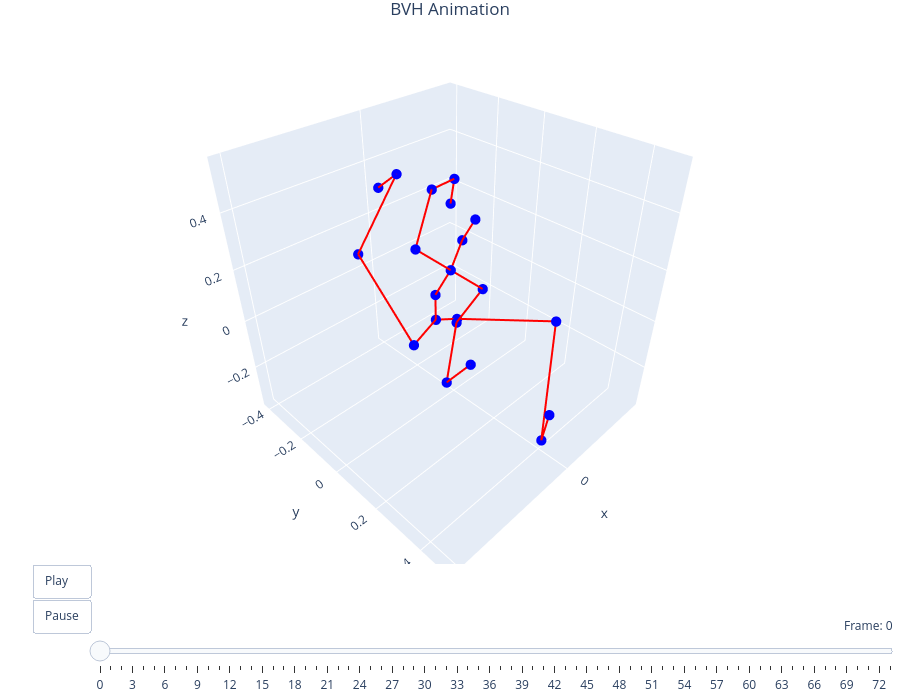

Notebook source saved alongside this figure:
### Code cell
filename = 'improved_animation'
viewer = preview_bvh(f'bvh/{filename}.bvh', True, True)

### Figure 1 — Plotly figure (JSON) as saved in the notebook; plotly's stock layout.template omitted (floating-point values rounded to 4 significant figures)
{"data": [{"hoverinfo": "text", "marker": {"color": "blue", "size": 6}, "mode": "markers", "showlegend": false, "text": ["Hips", "Spine", "Chest", "Neck", "Head", "Head_end", "LeftShoulder", "LeftArm", "LeftForeArm", "LeftHand", "LeftHand_end", "RightShoulder", "RightArm", "RightForeArm", "RightHand", "RightHand_end", "LeftUpLeg", "LeftLeg", "LeftFoot", "LeftToeBase", "LeftToeBase_end", "RightUpLeg", "RightLeg", "RightFoot", "RightToeBase", "RightToeBase_end"], "type": "scatter3d", "x": [0.09068, 0.09068, 0.09551, 0.02351, 0.01902, 0.01902, -0.008518, 0.02746, 0.2226, 0.1679, 0.1679, 0.1995, 0.09083, -0.1188, -0.1222, -0.1222, -0.009316, -0.0637, 0.04503, 0.01984, 0.01984, 0.1907, 0.119, 0.08595, 0.1015, 0.1015], "y": [0.004494, 0.004494, 0.07841, 0.05626, 0.1038, 0.1038, 0.1179, 0.03835, 0.1879, 0.236, 0.236, 0.03894, -0.003985, -0.1189, -0.1397, -0.1397, 0.004494, 0.3686, 0.4379, 0.4396, 0.4396, 0.004494, -0.3554, -0.1643, -0.2385, -0.2385], "z": [0.002159, 0.1022, 0.2326, 0.2984, 0.3862, 0.3862, 0.132, -0.02542, -0.07079, -0.002221, -0.002221, 0.3332, 0.4701, 0.397, 0.2992, 0.2992, -0.04784, 0.1085, -0.2734, -0.1767, -0.1767, -0.04784, 0.1115, 0.4649, 0.3997, 0.3997]}, {"hoverinfo": "none", "line": {"color": "red", "width": 4}, "mode": "lines", "showlegend": false, "type": "scatter3d", "x": [0.09068, 0.09068, null, 0.09551, 0.09068, null, 0.02351, 0.09551, null, 0.01902, 0.02351, null, 0.01902, 0.01902, null, -0.008518, 0.09551, null, 0.02746, -0.008518, null, 0.2226, 0.02746, null, 0.1679, 0.2226, null, 0.1679, 0.1679, null, 0.1995, 0.09551, null, 0.09083, 0.1995, null, -0.1188, 0.09083, null, -0.1222, -0.1188, null, -0.1222, -0.1222, null, -0.009316, 0.09068, null, -0.0637, -0.009316, null, 0.04503, -0.0637, null, 0.01984, 0.04503, null, 0.01984, 0.01984, null, 0.1907, 0.09068, null, 0.119, 0.1907, null, 0.08595, 0.119, null, 0.1015, 0.08595, null, 0.1015, 0.1015, null], "y": [0.004494, 0.004494, null, 0.07841, 0.004494, null, 0.05626, 0.07841, null, 0.1038, 0.05626, null, 0.1038, 0.1038, null, 0.1179, 0.07841, null, 0.03835, 0.1179, null, 0.1879, 0.03835, null, 0.236, 0.1879, null, 0.236, 0.236, null, 0.03894, 0.07841, null, -0.003985, 0.03894, null, -0.1189, -0.003985, null, -0.1397, -0.1189, null, -0.1397, -0.1397, null, 0.004494, 0.004494, null, 0.3686, 0.004494, null, 0.4379, 0.3686, null, 0.4396, 0.4379, null, 0.4396, 0.4396, null, 0.004494, 0.004494, null, -0.3554, 0.004494, null, -0.1643, -0.3554, null, -0.2385, -0.1643, null, -0.2385, -0.2385, null], "z": [0.1022, 0.002159, null, 0.2326, 0.1022, null, 0.2984, 0.2326, null, 0.3862, 0.2984, null, 0.3862, 0.3862, null, 0.132, 0.2326, null, -0.02542, 0.132, null, -0.07079, -0.02542, null, -0.002221, -0.07079, null, -0.002221, -0.002221, null, 0.3332, 0.2326, null, 0.4701, 0.3332, null, 0.397, 0.4701, null, 0.2992, 0.397, null, 0.2992, 0.2992, null, -0.04784, 0.002159, null, 0.1085, -0.04784, null, -0.2734, 0.1085, null, -0.1767, -0.2734, null, -0.1767, -0.1767, null, -0.04784, 0.002159, null, 0.1115, -0.04784, null, 0.4649, 0.1115, null, 0.3997, 0.4649, null, 0.3997, 0.3997, null]}], "layout": {"height": 700, "margin": {"b": 0, "l": 0, "r": 0, "t": 30}, "scene": {"aspectmode": "cube", "xaxis": {"range": [-0.415, 0.539]}, "yaxis": {"range": [-0.4349, 0.5191]}, "zaxis": {"range": [-0.3787, 0.5753]}}, "sliders": [{"active": 0, "currentvalue": {"prefix": "Frame: ", "visible": true, "xanchor": "right"}, "len": 0.9, "pad": {"b": 10, "t": 50}, "steps": [{"args": [["frame_0"], {"frame": {"duration": 0, "redraw": true}, "mode": "immediate"}], "label": "0", "method": "animate"}, {"args": [["frame_1"], {"frame": {"duration": 0, "redraw": true}, "mode": "immediate"}], "label": "1", "method": "animate"}, {"args": [["frame_2"], {"frame": {"duration": 0, "redraw": true}, "mode": "immediate"}], "label": "2", "method": "animate"}, {"args": [["frame_3"], {"frame": {"duration": 0, "redraw": true}, "mode": "immediate"}], "label": "3", "method": "animate"}, {"args": [["frame_4"], {"frame": {"duration": 0, "redraw": true}, "mode": "immediate"}], "label": "4", "method": "animate"}, {"args": [["frame_5"], {"frame": {"duration": 0, "redraw": true}, "mode": "immediate"}], "label": "5", "method": "animate"}, {"args": [["frame_6"], {"frame": {"duration": 0, "redraw": true}, "mode": "immediate"}], "label": "6", "method": "animate"}, {"args": [["frame_7"], {"frame": {"duration": 0, "redraw": true}, "mode": "immediate"}], "label": "7", "method": "animate"}, {"args": [["frame_8"], {"frame": {"duration": 0, "redraw": true}, "mode": "immediate"}], "label": "8", "method": "animate"}, {"args": [["frame_9"], {"frame": {"duration": 0, "redraw": true}, "mode": "immediate"}], "label": "9", "method": "animate"}, {"args": [["frame_10"], {"frame": {"duration": 0, "redraw": true}, "mode": "immediate"}], "label": "10", "method": "animate"}, {"args": [["frame_11"], {"frame": {"duration": 0, "redraw": true}, "mode": "immediate"}], "label": "11", "method": "animate"}, {"args": [["frame_12"], {"frame": {"duration": 0, "redraw": true}, "mode": "immediate"}], "label": "12", "method": "animate"}, {"args": [["frame_13"], {"frame": {"duration": 0, "redraw": true}, "mode": "immediate"}], "label": "13", "method": "animate"}, {"args": [["frame_14"], {"frame": {"duration": 0, "redraw": true}, "mode": "immediate"}], "label": "14", "method": "animate"}, {"args": [["frame_15"], {"frame": {"duration": 0, "redraw": true}, "mode": "immediate"}], "label": "15", "method": "animate"}, {"args": [["frame_16"], {"frame": {"duration": 0, "redraw": true}, "mode": "immediate"}], "label": "16", "method": "animate"}, {"args": [["frame_17"], {"frame": {"duration": 0, "redraw": true}, "mode": "immediate"}], "label": "17", "method": "animate"}, {"args": [["frame_18"], {"frame": {"duration": 0, "redraw": true}, "mode": "immediate"}], "label": "18", "method": "animate"}, {"args": [["frame_19"], {"frame": {"duration": 0, "redraw": true}, "mode": "immediate"}], "label": "19", "method": "animate"}, {"args": [["frame_20"], {"frame": {"duration": 0, "redraw": true}, "mode": "immediate"}], "label": "20", "method": "animate"}, {"args": [["frame_21"], {"frame": {"duration": 0, "redraw": true}, "mode": "immediate"}], "label": "21", "method": "animate"}, {"args": [["frame_22"], {"frame": {"duration": 0, "redraw": true}, "mode": "immediate"}], "label": "22", "method": "animate"}, {"args": [["frame_23"], {"frame": {"duration": 0, "redraw": true}, "mode": "immediate"}], "label": "23", "method": "animate"}, {"args": [["frame_24"], {"frame": {"duration": 0, "redraw": true}, "mode": "immediate"}], "label": "24", "method": "animate"}, {"args": [["frame_25"], {"frame": {"duration": 0, "redraw": true}, "mode": "immediate"}], "label": "25", "method": "animate"}, {"args": [["frame_26"], {"frame": {"duration": 0, "redraw": true}, "mode": "immediate"}], "label": "26", "method": "animate"}, {"args": [["frame_27"], {"frame": {"duration": 0, "redraw": true}, "mode": "immediate"}], "label": "27", "method": "animate"}, {"args": [["frame_28"], {"frame": {"duration": 0, "redraw": true}, "mode": "immediate"}], "label": "28", "method": "animate"}, {"args": [["frame_29"], {"frame": {"duration": 0, "redraw": true}, "mode": "immediate"}], "label": "29", "method": "animate"}, {"args": [["frame_30"], {"frame": {"duration": 0, "redraw": true}, "mode": "immediate"}], "label": "30", "method": "animate"}, {"args": [["frame_31"], {"frame": {"duration": 0, "redraw": true}, "mode": "immediate"}], "label": "31", "method": "animate"}, {"args": [["frame_32"], {"frame": {"duration": 0, "redraw": true}, "mode": "immediate"}], "label": "32", "method": "animate"}, {"args": [["frame_33"], {"frame": {"duration": 0, "redraw": true}, "mode": "immediate"}], "label": "33", "method": "animate"}, {"args": [["frame_34"], {"frame": {"duration": 0, "redraw": true}, "mode": "immediate"}], "label": "34", "method": "animate"}, {"args": [["frame_35"], {"frame": {"duration": 0, "redraw": true}, "mode": "immediate"}], "label": "35", "method": "animate"}, {"args": [["frame_36"], {"frame": {"duration": 0, "redraw": true}, "mode": "immediate"}], "label": "36", "method": "animate"}, {"args": [["frame_37"], {"frame": {"duration": 0, "redraw": true}, "mode": "immediate"}], "label": "37", "method": "animate"}, {"args": [["frame_38"], {"frame": {"duration": 0, "redraw": true}, "mode": "immediate"}], "label": "38", "method": "animate"}, {"args": [["frame_39"], {"frame": {"duration": 0, "redraw": true}, "mode": "immediate"}], "label": "39", "method": "animate"}, {"args": [["frame_40"], {"frame": {"duration": 0, "redraw": true}, "mode": "immediate"}], "label": "40", "method": "animate"}, {"args": [["frame_41"], {"frame": {"duration": 0, "redraw": true}, "mode": "immediate"}], "label": "41", "method": "animate"}, {"args": [["frame_42"], {"frame": {"duration": 0, "redraw": true}, "mode": "immediate"}], "label": "42", "method": "animate"}, {"args": [["frame_43"], {"frame": {"duration": 0, "redraw": true}, "mode": "immediate"}], "label": "43", "method": "animate"}, {"args": [["frame_44"], {"frame": {"duration": 0, "redraw": true}, "mode": "immediate"}], "label": "44", "method": "animate"}, {"args": [["frame_45"], {"frame": {"duration": 0, "redraw": true}, "mode": "immediate"}], "label": "45", "method": "animate"}, {"args": [["frame_46"], {"frame": {"duration": 0, "redraw": true}, "mode": "immediate"}], "label": "46", "method": "animate"}, {"args": [["frame_47"], {"frame": {"duration": 0, "redraw": true}, "mode": "immediate"}], "label": "47", "method": "animate"}, {"args": [["frame_48"], {"frame": {"duration": 0, "redraw": true}, "mode": "immediate"}], "label": "48", "method": "animate"}, {"args": [["frame_49"], {"frame": {"duration": 0, "redraw": true}, "mode": "immediate"}], "label": "49", "method": "animate"}, {"args": [["frame_50"], {"frame": {"duration": 0, "redraw": true}, "mode": "immediate"}], "label": "50", "method": "animate"}, {"args": [["frame_51"], {"frame": {"duration": 0, "redraw": true}, "mode": "immediate"}], "label": "51", "method": "animate"}, {"args": [["frame_52"], {"frame": {"duration": 0, "redraw": true}, "mode": "immediate"}], "label": "52", "method": "animate"}, {"args": [["frame_53"], {"frame": {"duration": 0, "redraw": true}, "mode": "immediate"}], "label": "53", "method": "animate"}, {"args": [["frame_54"], {"frame": {"duration": 0, "redraw": true}, "mode": "immediate"}], "label": "54", "method": "animate"}, {"args": [["frame_55"], {"frame": {"duration": 0, "redraw": true}, "mode": "immediate"}], "label": "55", "method": "animate"}, {"args": [["frame_56"], {"frame": {"duration": 0, "redraw": true}, "mode": "immediate"}], "label": "56", "method": "animate"}, {"args": [["frame_57"], {"frame": {"duration": 0, "redraw": true}, "mode": "immediate"}], "label": "57", "method": "animate"}, {"args": [["frame_58"], {"frame": {"duration": 0, "redraw": true}, "mode": "immediate"}], "label": "58", "method": "animate"}, {"args": [["frame_59"], {"frame": {"duration": 0, "redraw": true}, "mode": "immediate"}], "label": "59", "method": "animate"}, {"args": [["frame_60"], {"frame": {"duration": 0, "redraw": true}, "mode": "immediate"}], "label": "60", "method": "animate"}, {"args": [["frame_61"], {"frame": {"duration": 0, "redraw": true}, "mode": "immediate"}], "label": "61", "method": "animate"}, {"args": [["frame_62"], {"frame": {"duration": 0, "redraw": true}, "mode": "immediate"}], "label": "62", "method": "animate"}, {"args": [["frame_63"], {"frame": {"duration": 0, "redraw": true}, "mode": "immediate"}], "label": "63", "method": "animate"}, {"args": [["frame_64"], {"frame": {"duration": 0, "redraw": true}, "mode": "immediate"}], "label": "64", "method": "animate"}, {"args": [["frame_65"], {"frame": {"duration": 0, "redraw": true}, "mode": "immediate"}], "label": "65", "method": "animate"}, {"args": [["frame_66"], {"frame": {"duration": 0, "redraw": true}, "mode": "immediate"}], "label": "66", "method": "animate"}, {"args": [["frame_67"], {"frame": {"duration": 0, "redraw": true}, "mode": "immediate"}], "label": "67", "method": "animate"}, {"args": [["frame_68"], {"frame": {"duration": 0, "redraw": true}, "mode": "immediate"}], "label": "68", "method": "animate"}, {"args": [["frame_69"], {"frame": {"duration": 0, "redraw": true}, "mode": "immediate"}], "label": "69", "method": "animate"}, {"args": [["frame_70"], {"frame": {"duration": 0, "redraw": true}, "mode": "immediate"}], "label": "70", "method": "animate"}, {"args": [["frame_71"], {"frame": {"duration": 0, "redraw": true}, "mode": "immediate"}], "label": "71", "method": "animate"}, {"args": [["frame_72"], {"frame": {"duration": 0, "redraw": true}, "mode": "immediate"}], "label": "72", "method": "animate"}, {"args": [["frame_73"], {"frame": {"duration": 0, "redraw": true}, "mode": "immediate"}], "label": "73", "method": "animate"}], "x": 0.1, "xanchor": "left", "y": 0, "yanchor": "top"}], "title": {"text": "BVH Animation", "x": 0.5, "xanchor": "center"}, "updatemenus": [{"buttons": [{"args": [null, {"frame": {"duration": 33, "redraw": true}, "fromcurrent": true, "mode": "immediate"}], "label": "Play", "method": "animate"}, {"args": [[null], {"frame": {"duration": 0, "redraw": false}, "mode": "immediate"}], "label": "Pause", "method": "animate"}], "showactive": false, "type": "buttons", "x": 0.1, "xanchor": "right", "y": 0, "yanchor": "top"}]}}
